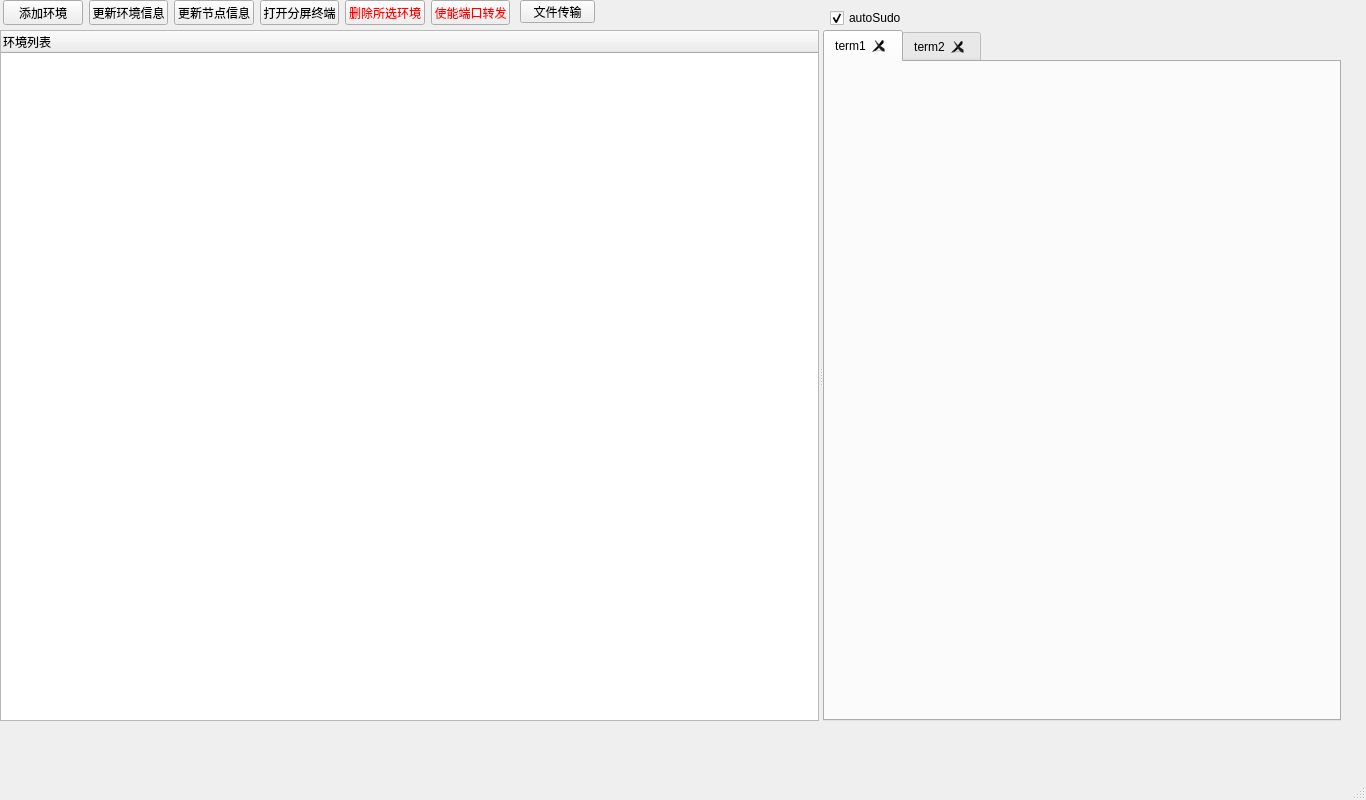
<?xml version="1.0" encoding="UTF-8"?>
<ui version="4.0">
 <class>JumpSsh</class>
 <widget class="QMainWindow" name="JumpSsh">
  <property name="enabled">
   <bool>true</bool>
  </property>
  <property name="geometry">
   <rect>
    <x>0</x>
    <y>0</y>
    <width>1366</width>
    <height>800</height>
   </rect>
  </property>
  <property name="windowTitle">
   <string>JumpSsh</string>
  </property>
  <property name="documentMode">
   <bool>false</bool>
  </property>
  <widget class="QWidget" name="centralwidget">
   <widget class="QCheckBox" name="autoSudo">
    <property name="geometry">
     <rect>
      <x>830</x>
      <y>10</y>
      <width>71</width>
      <height>16</height>
     </rect>
    </property>
    <property name="text">
     <string>autoSudo</string>
    </property>
    <property name="checked">
     <bool>true</bool>
    </property>
   </widget>
   <widget class="QSplitter" name="splitter">
    <property name="geometry">
     <rect>
      <x>0</x>
      <y>30</y>
      <width>1341</width>
      <height>691</height>
     </rect>
    </property>
    <property name="orientation">
     <enum>Qt::Horizontal</enum>
    </property>
    <widget class="QTreeWidget" name="iMasterTable">
     <column>
      <property name="text">
       <string notr="true">环境列表</string>
      </property>
     </column>
    </widget>
    <widget class="QTabWidget" name="singleTermContainer">
     <property name="currentIndex">
      <number>0</number>
     </property>
     <property name="tabsClosable">
      <bool>true</bool>
     </property>
     <widget class="QWidget" name="term1">
      <attribute name="title">
       <string>term1</string>
      </attribute>
     </widget>
     <widget class="QWidget" name="term2">
      <attribute name="title">
       <string>term2</string>
      </attribute>
     </widget>
    </widget>
   </widget>
   <widget class="QWidget" name="layoutWidget">
    <property name="geometry">
     <rect>
      <x>3</x>
      <y>0</y>
      <width>507</width>
      <height>25</height>
     </rect>
    </property>
    <layout class="QHBoxLayout" name="horizontalLayout">
     <item>
      <widget class="QPushButton" name="addEnvBtn">
       <property name="text">
        <string>添加环境</string>
       </property>
      </widget>
     </item>
     <item>
      <widget class="QPushButton" name="updateEnvBtn">
       <property name="text">
        <string>更新环境信息</string>
       </property>
      </widget>
     </item>
     <item>
      <widget class="QPushButton" name="updateBtn">
       <property name="text">
        <string>更新节点信息</string>
       </property>
      </widget>
     </item>
     <item>
      <widget class="QPushButton" name="openMultiTermBtn">
       <property name="text">
        <string>打开分屏终端</string>
       </property>
      </widget>
     </item>
     <item>
      <widget class="QPushButton" name="deleteBtn">
       <property name="styleSheet">
        <string notr="true">color: rgb(255, 0, 0)</string>
       </property>
       <property name="text">
        <string>删除所选环境</string>
       </property>
      </widget>
     </item>
     <item>
      <widget class="QPushButton" name="enableTcpBtn">
       <property name="styleSheet">
        <string notr="true">color: rgb(255, 0, 0)</string>
       </property>
       <property name="text">
        <string>使能端口转发</string>
       </property>
      </widget>
     </item>
    </layout>
   </widget>
   <widget class="QPushButton" name="ftpBtn">
    <property name="geometry">
     <rect>
      <x>520</x>
      <y>0</y>
      <width>75</width>
      <height>23</height>
     </rect>
    </property>
    <property name="text">
     <string>文件传输</string>
    </property>
   </widget>
  </widget>
  <widget class="QMenuBar" name="menubar">
   <property name="geometry">
    <rect>
     <x>0</x>
     <y>0</y>
     <width>1366</width>
     <height>22</height>
    </rect>
   </property>
  </widget>
  <widget class="QStatusBar" name="statusbar"/>
 </widget>
 <resources/>
 <connections/>
</ui>
